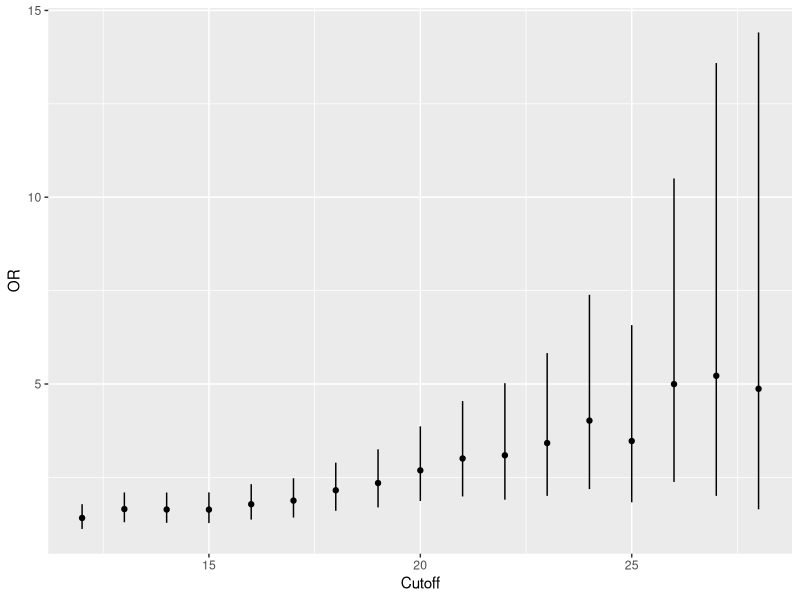
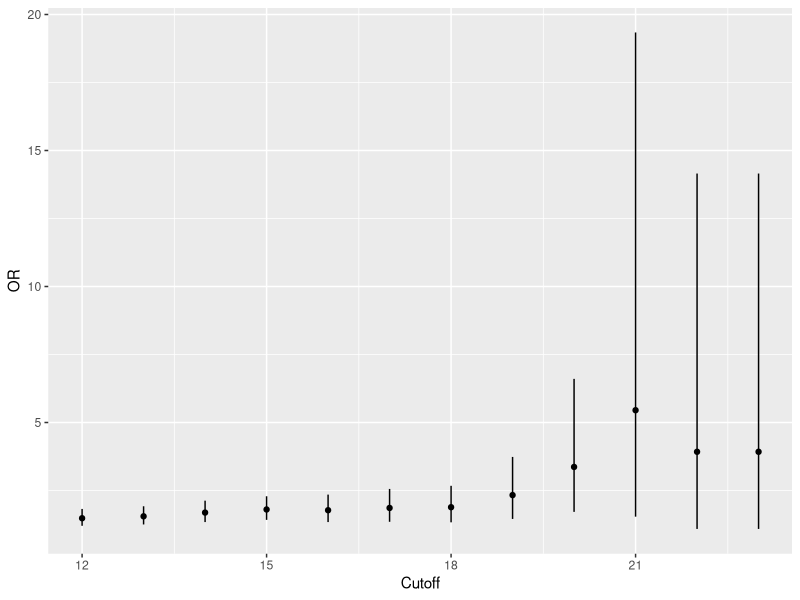

Source code (R) for these figures, in order:
library(readr)
library(dplyr)
library(ggplot2)

# due to research ethics, we cannot publicly share the raw individual-level genotype data
# so we generate a synthetic data using the synthpop package
# this can provide similar results as reported in the manuscript, but NOT the same
df_hk <- read_tsv('input/fig4c-e_association_chinese/FAM193B_pheno_geno.HK.synthpop.txt')
df_mainland <- read_tsv('input/fig4c-e_association_chinese/FAM193B_pheno_geno.Chinese_Mainland.synthpop.txt')

# 1. logistic regression with all samples
# this generates similar results as Fig. 4c and Supplementary Table 13
# total_nCCG for additive model, max_nCCG for dominant model

# Hong Kong
summ_hk_add <- glm(AD ~ total_nCCG + Age + Sex + PC1 + PC2 + PC3, data=df_hk, family = "binomial") %>% summary()
summ_hk_dom <- glm(AD ~ max_nCCG + Age + Sex + PC1 + PC2 + PC3, data=df_hk, family = "binomial") %>% summary()

# Chinese Mainland
summ_mainland_add <- glm(AD ~ total_nCCG + Age + Sex + PC1 + PC2 + PC3, data=df_mainland, family = "binomial") %>% summary()
summ_mainland_dom <- glm(AD ~ max_nCCG + Age + Sex + PC1 + PC2 + PC3, data=df_mainland, family = "binomial") %>% summary()

# 2. association by cutoffs to estiamte odds ratios
# this generates similar results as Fig. 4d-e and Supplementary Table 15
assoc_by_cutoff <- function(data, cutoff_range, reg, target){
  df_result <- tibble()
  for (x in cutoff_range) {
    # analysis by cutoff
    df_work <-  mutate(data, 
                       high_nCCG = if_else(max_nCCG <= 11, FALSE,
                                           if_else(max_nCCG >= x, TRUE, NA)))
    cutoff_fit <- glm(reg, data = df_work, family = "binomial")
    result <- summary(cutoff_fit)$coef[target,]
    new_row <- tibble(Cutoff=x, Beta = result[1], SE=result[2], z=result[3], P=result[4])
    df_result <- bind_rows(df_result, new_row)
  }
  
  df_result <- mutate(df_result,
                      OR = exp(Beta), CI_025 = exp(Beta - 1.96 * SE), CI_975 = exp(Beta + 1.96 * SE))
  return(df_result)
}

df_result_cutoff_hk <- assoc_by_cutoff(data = df_hk, 
                                       cutoff_range = seq(12, 28),
                                       reg = 'AD ~ high_nCCG + Age + Sex + PC1 + PC2 + PC3',
                                       target = "high_nCCGTRUE")
df_result_cutoff_mainland <- assoc_by_cutoff(data = df_mainland, 
                                             cutoff_range = seq(12, 23),
                                             reg = 'AD ~ high_nCCG + Age + Sex + PC1 + PC2 + PC3',
                                             target = "high_nCCGTRUE")

# visualization
# This generates similar statistics reported in Fig. 4d-e
if (!dir.exists("output/fig4c-e_association_chinese/")) dir.create("output/fig4c-e_association_chinese/", recursive = T)
pdf("output/fig4c-e_association_chinese/fig4d.odds_ratio_hong_kong.synthpop.pdf")
ggplot(df_result_cutoff_hk) +
    geom_point(aes(x=Cutoff, y=OR)) +
    geom_linerange(aes(x=Cutoff, ymin=CI_025, ymax=CI_975))
dev.off()

pdf("output/fig4c-e_association_chinese/fig4e.odds_ratio_chinese_mainland.synthpop.pdf")
ggplot(df_result_cutoff_mainland) +
    geom_point(aes(x=Cutoff, y=OR)) +
    geom_linerange(aes(x=Cutoff, ymin=CI_025, ymax=CI_975))
dev.off()

# report statistics
cat("######## Statistical results in synthsized data ########\n")
cat("# Hong Kong (additive model)\n")
print(summ_hk_add$coefficients['total_nCCG',])

cat("# Hong Kong (dominant model)\n")
print(summ_hk_dom$coefficients['max_nCCG',])

cat("# Chinese Mainland (additive model)\n")
print(summ_mainland_add$coefficients['total_nCCG',])

cat("# Chinese Mainland (dominant model)\n")
print(summ_mainland_dom$coefficients['max_nCCG',])
